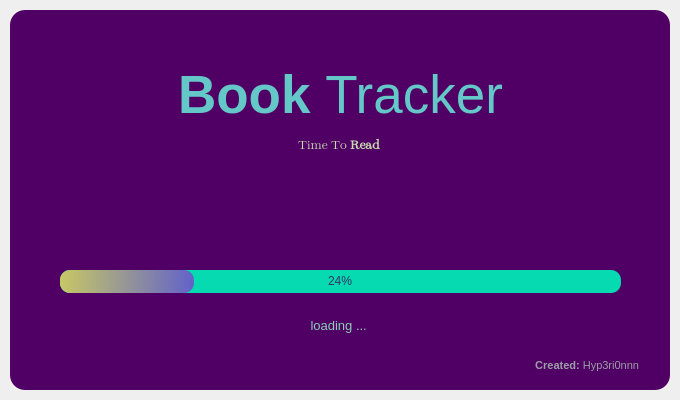
<?xml version="1.0" encoding="UTF-8"?>
<ui version="4.0">
 <class>MainWindow</class>
 <widget class="QMainWindow" name="MainWindow">
  <property name="geometry">
   <rect>
    <x>0</x>
    <y>0</y>
    <width>680</width>
    <height>400</height>
   </rect>
  </property>
  <property name="windowTitle">
   <string>MainWindow</string>
  </property>
  <widget class="QWidget" name="centralwidget">
   <layout class="QVBoxLayout" name="verticalLayout">
    <property name="spacing">
     <number>0</number>
    </property>
    <property name="leftMargin">
     <number>10</number>
    </property>
    <property name="topMargin">
     <number>10</number>
    </property>
    <property name="rightMargin">
     <number>10</number>
    </property>
    <property name="bottomMargin">
     <number>10</number>
    </property>
    <item>
     <widget class="QFrame" name="background">
      <property name="styleSheet">
       <string notr="true">QFrame {
	background-color: rgb(80, 0, 100);
	color: rgb(200, 210, 64);
	border-radius: 15px;

}</string>
      </property>
      <property name="frameShape">
       <enum>QFrame::StyledPanel</enum>
      </property>
      <property name="frameShadow">
       <enum>QFrame::Raised</enum>
      </property>
      <widget class="QLabel" name="label_title">
       <property name="geometry">
        <rect>
         <x>0</x>
         <y>40</y>
         <width>661</width>
         <height>91</height>
        </rect>
       </property>
       <property name="font">
        <font>
         <family>Segoe UI</family>
         <pointsize>40</pointsize>
         <weight>50</weight>
         <bold>false</bold>
        </font>
       </property>
       <property name="styleSheet">
        <string notr="true">color: rgb(100, 200, 200);</string>
       </property>
       <property name="text">
        <string>&lt;strong&gt; Book &lt;/strong&gt; Tracker</string>
       </property>
       <property name="alignment">
        <set>Qt::AlignCenter</set>
       </property>
      </widget>
      <widget class="QLabel" name="label_description">
       <property name="geometry">
        <rect>
         <x>0</x>
         <y>120</y>
         <width>661</width>
         <height>31</height>
        </rect>
       </property>
       <property name="font">
        <font>
         <family>Segoe UI Emoji</family>
         <pointsize>10</pointsize>
         <weight>50</weight>
         <bold>false</bold>
        </font>
       </property>
       <property name="styleSheet">
        <string notr="true">
color: rgb(200, 218, 176);</string>
       </property>
       <property name="text">
        <string>Time  To&lt;strong&gt; Read &lt;/strong&gt;</string>
       </property>
       <property name="alignment">
        <set>Qt::AlignCenter</set>
       </property>
      </widget>
      <widget class="QProgressBar" name="progressBar">
       <property name="geometry">
        <rect>
         <x>50</x>
         <y>260</y>
         <width>561</width>
         <height>23</height>
        </rect>
       </property>
       <property name="styleSheet">
        <string notr="true">QProgressBar {
	color: rgb(50, 50,100 );
	background-color: rgb(6, 218, 176);
	border-style: none;
	border-radius: 10px;
	text-align: center;
}
QProgressBar::chunk {
	border-radius: 10px;
	background-color: qlineargradient(spread:pad, x1:0, y1:0.528591, x2:0.977273, y2:0.534, stop:0 rgba(200, 200, 100, 255), stop:1 rgba(100, 100, 200, 255));
}</string>
       </property>
       <property name="value">
        <number>24</number>
       </property>
      </widget>
      <widget class="QLabel" name="label_loading">
       <property name="geometry">
        <rect>
         <x>0</x>
         <y>300</y>
         <width>661</width>
         <height>31</height>
        </rect>
       </property>
       <property name="font">
        <font>
         <family>Segoe UI</family>
         <pointsize>10</pointsize>
         <weight>50</weight>
         <bold>false</bold>
        </font>
       </property>
       <property name="styleSheet">
        <string notr="true">color: rgba(150, 250, 200, 210);</string>
       </property>
       <property name="text">
        <string>loading ... </string>
       </property>
       <property name="alignment">
        <set>Qt::AlignCenter</set>
       </property>
      </widget>
      <widget class="QLabel" name="label_author">
       <property name="geometry">
        <rect>
         <x>38</x>
         <y>340</y>
         <width>591</width>
         <height>31</height>
        </rect>
       </property>
       <property name="font">
        <font>
         <family>Segoe UI</family>
         <pointsize>8</pointsize>
         <weight>50</weight>
         <bold>false</bold>
        </font>
       </property>
       <property name="styleSheet">
        <string notr="true">color: rgba(200, 255, 206,160);</string>
       </property>
       <property name="text">
        <string>&lt;strong&gt; Created: &lt;/strong&gt; Hyp3ri0nnn</string>
       </property>
       <property name="alignment">
        <set>Qt::AlignRight|Qt::AlignTrailing|Qt::AlignVCenter</set>
       </property>
      </widget>
     </widget>
    </item>
   </layout>
  </widget>
 </widget>
 <resources/>
 <connections/>
</ui>
